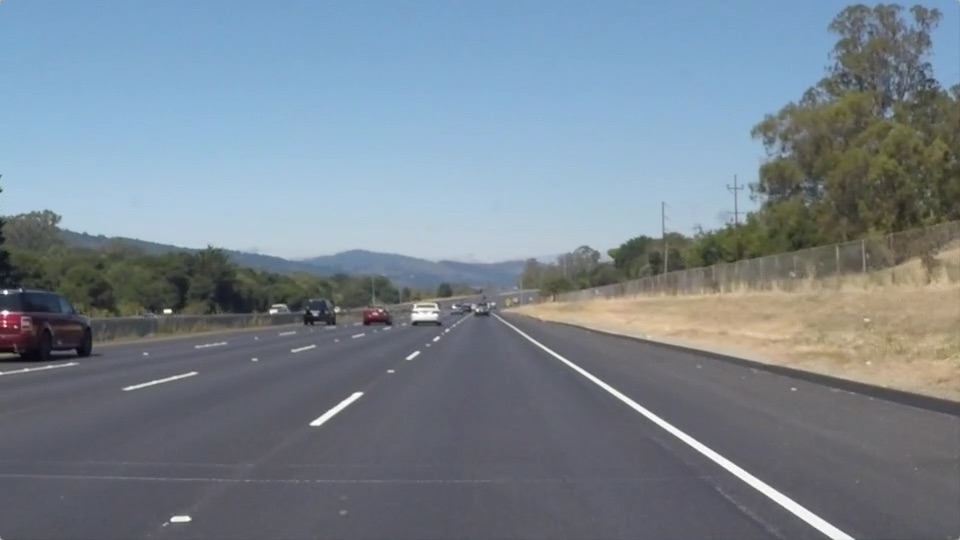
#> input picture test_images/solidWhiteRight.jpg, 960 x 540 px
$ jupyter execute --allow-errors P1.ipynb   (shell and % lines are left out)
#> lines starting #> are read from the running program, lines starting #| are printed output that depends on the picture; after the words box and inside, x2 and y2 are one past the last pixel; in counts of white or black regions, pixels touching at a corner belong together
# Self-Driving Car Engineer Nanodegree

## Project: **Finding Lane Lines on the Road**
***
In this project, you will use the tools you learned about in the lesson to identify lane lines on the road.  You can develop your pipeline on a series of individual images, and later apply the result to a video stream (really just a series of images). Check out the video clip "raw-lines-example.mp4" (also contained in this repository) to see what the output should look like after using the helper functions below.

Once you have a result that looks roughly like "raw-lines-example.mp4", you'll need to get creative and try to average and/or extrapolate the line segments you've detected to map out the full extent of the lane lines.  You can see an example of the result you're going for in the video "P1_example.mp4".  Ultimately, you would like to draw just one line for the left side of the lane, and one for the right.

In addition to implementing code, there is a brief writeup to complete. The writeup should be completed in a separate file, which can be either a markdown file or a pdf document. There is a [write up template](https://github.com/udacity/CarND-LaneLines-P1/blob/master/writeup_template.md) that can be used to guide the writing process. Completing both the code in the Ipython notebook and the writeup template will cover all of the [rubric points](https://review.udacity.com/#!/rubrics/322/view) for this project.

---
Let's have a look at our first image called 'test_images/solidWhiteRight.jpg'.  Run the 2 cells below (hit Shift-Enter or the "play" button above) to display the image.

**Note: If, at any point, you encounter frozen display windows or other confounding issues, you can always start again with a clean slate by going to the "Kernel" menu above and selecting "Restart & Clear Output".**

---

**The tools you have are color selection, region of interest selection, grayscaling, Gaussian smoothing, Canny Edge Detection and Hough Tranform line detection.  You  are also free to explore and try other techniques that were not presented in the lesson.  Your goal is piece together a pipeline to detect the line segments in the image, then average/extrapolate them and draw them onto the image for display (as below).  Once you have a working pipeline, try it out on the video stream below.**

---

<figure>

 <figcaption>
 <p></p>
 <p style="text-align: center;"> Your output should look something like this (above) after detecting line segments using the helper functions below </p>
 </figcaption>
</figure>
 <p></p>
<figure>

 <figcaption>
 <p></p>
 <p style="text-align: center;"> Your goal is to connect/average/extrapolate line segments to get output like this</p>
 </figcaption>
</figure>

**Run the cell below to import some packages.  If you get an `import error` for a package you've already installed, try changing your kernel (select the Kernel menu above --> Change Kernel).  Still have problems?  Try relaunching Jupyter Notebook from the terminal prompt.  Also, consult the forums for more troubleshooting tips.**

## Import Packages

[cell 1]
#importing some useful packages
import matplotlib.pyplot as plt
import matplotlib.image as mpimg
import numpy as np
import cv2

## Read in an Image

[cell 2]
#reading in an image
image = mpimg.imread('test_images/solidWhiteRight.jpg')
#> image is the input picture: shape (540, 960, 3); mean R, G, B 120.3, 132.6, 143.7

#printing out some stats and plotting
print('This image is:', type(image), 'with dimensions:', image.shape)
#| This image is: <class 'numpy.ndarray'> with dimensions: (540, 960, 3)
plt.imshow(image)  # if you wanted to show a single color channel image called 'gray',
                   #for example, call as plt.imshow(gray, cmap='gray')

## Ideas for Lane Detection Pipeline

**Some OpenCV functions (beyond those introduced in the lesson) that might be useful for this project are:**

`cv2.inRange()` for color selection
`cv2.fillPoly()` for regions selection
`cv2.line()` to draw lines on an image given endpoints
`cv2.addWeighted()` to coadd / overlay two images
`cv2.cvtColor()` to grayscale or change color
`cv2.imwrite()` to output images to file
`cv2.bitwise_and()` to apply a mask to an image

**Check out the OpenCV documentation to learn about these and discover even more awesome functionality!**

## Helper Functions

Below are some helper functions to help get you started. They should look familiar from the lesson!

[cell 3]
import math

# [7 lines left out: function grayscale, not called in this run]
    # Or use BGR2GRAY if you read an image with cv2.imread()
    # return cv2.cvtColor(img, cv2.COLOR_BGR2GRAY)

def canny(img, low_threshold, high_threshold):
    """Applies the Canny transform"""
    return cv2.Canny(img, low_threshold, high_threshold)

def gaussian_blur(img, kernel_size):
    """Applies a Gaussian Noise kernel"""
    return cv2.GaussianBlur(img, (kernel_size, kernel_size), 0)

def region_of_interest(img, vertices):
    """
    Applies an image mask.

    Only keeps the region of the image defined by the polygon
    formed from `vertices`. The rest of the image is set to black.
    """
    #defining a blank mask to start with
    mask = np.zeros_like(img)

    #defining a 3 channel or 1 channel color to fill the mask with depending on the input image
    if len(img.shape) > 2:
        channel_count = img.shape[2]  # i.e. 3 or 4 depending on your image
        ignore_mask_color = (255,) * channel_count
    else:
        ignore_mask_color = 255

    #filling pixels inside the polygon defined by "vertices" with the fill color
    cv2.fillPoly(mask, vertices, ignore_mask_color)

    #returning the image only where mask pixels are nonzero
    masked_image = cv2.bitwise_and(img, mask)
    return masked_image

def draw_lines(img, lines, color=[255, 0, 0], thickness=3):
    """
    NOTE: this is the function you might want to use as a starting point once you want to
    average/extrapolate the line segments you detect to map out the full
    extent of the lane (going from the result shown in raw-lines-example.mp4
    to that shown in P1_example.mp4).

    Think about things like separating line segments by their
    slope ((y2-y1)/(x2-x1)) to decide which segments are part of the left
    line vs. the right line.  Then, you can average the position of each of
    the lines and extrapolate to the top and bottom of the lane.

    This function draws `lines` with `color` and `thickness`.
    Lines are drawn on the image inplace (mutates the image).
    If you want to make the lines semi-transparent, think about combining
    this function with the weighted_img() function below
    """
    for line in lines:
        for x1,y1,x2,y2 in line:
            cv2.line(img, (x1, y1), (x2, y2), color, thickness)

# [10 lines left out: function hough_lines, not called in this run]

# Python 3 has support for cool math symbols.

def weighted_img(img, initial_img, α=0.8, β=1., λ=0.):
    """
    `img` is the output of the hough_lines(), An image with lines drawn on it.
    Should be a blank image (all black) with lines drawn on it.

    `initial_img` should be the image before any processing.

    The result image is computed as follows:

    initial_img * α + img * β + λ
    NOTE: initial_img and img must be the same shape!
    """
    return cv2.addWeighted(initial_img, α, img, β, λ)

# Auxiliary Functions

**Function name:** `color_selection()`
- Description: This function is used to convert the image from RGB color space to HLS [(RGB<->HLS)](http://opencv-python-tutroals.readthedocs.io/en/latest/py_tutorials/py_imgproc/py_colorspaces/py_colorspaces.html)
- Inputs:
    * `image`: colored input image
- Outputs:
    * `out_hls_image`: output image in HLS color-space

**Function name:** `moving_average()`
- Description: This function performs a simple moving average [(SMA)](https://en.wikipedia.org/wiki/Moving_average) of the input data within a given window
- Inputs:
    * `mean_value`: current mean value to be added to the sum
    * `mov_av_accu`: accumulator that stores the mean values at each run
    * `moving_average_window`: number of samples that provide the average at each run
- Outputs:
    * `mov_av_out`: mean value of the moving window

**Function name:** `average_lines()`
- Description: This function is used to average a set of lines. It separates them according to
    their slope sign to left and right lines and outputs the mean value of their
    respective slopes and intercepts. The function offers the choice of performing a
    moving average via 'moving_average_flag'
- Inputs:
    * `lines`: input lines to be averaged
    * `moving_average_flag`: flag to denote whether the output will be a simple or a moving average
- Outputs:
    * `out_slopes_intercepts`: slopes and intercepts of both lines

**Function name:** `extrapolate_line()`
- Description: This function is used to extrapolate a line of a specific slope and intercept within a specified Y-range
- Inputs:
    * `y_range`: denotes the range within minimum and maximum y `[y_bottom, y_top]`
    * `slope_intercept`: slope and intercept of the extrapolated line
- Outputs:
    * Extrapolated line: `[initial_point, end_point]`

**Function name:** `draw_extrapolated_lines()`
- Description: This function is used to draw the extrapolated lines within the specified Y-range
- Inputs:
    * `image`: image to which the extrapolated lines will be drawn
    * `lines`: extrapolated lines to be drawn `[x1, y1, x2, y2]`
    * `y_range`: range `[y_bottom, y_top]` in which the extrapolated lines will be drawn
- Outputs:
    * `combined_image`: combination of input image and extrapolated lines


[cell 4]
def color_selection(image):
    """
    This function is used to convert the image from RGB color space to HLS
    """
    # Change colorspace of the input image: from RGB to HLS
    hls_image = cv2.cvtColor(image, cv2.COLOR_RGB2HLS)

    # Define range of white and yellow color in HLS
    lower_white = np.array([20,200,0], dtype=np.uint8)
    upper_white = np.array([255,255,255], dtype=np.uint8)
    lower_yellow = np.array([10,50,100], dtype=np.uint8)
    upper_yellow = np.array([100,255,255], dtype=np.uint8)

    # Threshold the hls image to get the desired colors
    white_mask = cv2.inRange(hls_image, lower_white, upper_white)
    yellow_mask = cv2.inRange(hls_image, lower_yellow, upper_yellow)

    # Bitwise-OR both masks
    white_yellow_mask = cv2.bitwise_or(white_mask, yellow_mask)

    # Bitwise-AND masks and original image
    out_hls_image = cv2.bitwise_and(image, image, mask = white_yellow_mask)

    return out_hls_image

def moving_average(mean_value, mov_av_accu, moving_average_window):
    """
    This function performs a simple moving average (SMA) of the input data within
    a given window
    """
    # Append mean value to the accumulation list
    if mean_value is not None:               # if mean value for this run exists
        mov_av_accu.append(mean_value)       # append mean value
    else:                                    # else
        mov_av_accu.append(mov_av_accu[-1])  # append previous mean av. value

    # Get accumulator dimension (samples nr. should be less than moving average window)
    n = np.shape(mov_av_accu)

    # If samples nr. is more than moving average window pop sample
    if n[0] > moving_average_window:
        mov_av_accu.pop(0)

    # Calculate average of the moving window
    mov_av_out = np.mean(mov_av_accu, axis = 0)

    return mov_av_out

def average_lines(lines, moving_average_flag = 0):
    """
    This function is used to average a set of lines. It separates them according to
    their slope sign to left and right lines and outputs the mean value of their
    respective slopes and intercepts. The function offers the choise of performing a
    moving average via 'moving_average_flag'
    """
    # Initialize local variables/arrays
    left_slopes_intercepts = []
    right_slopes_intercepts = []
    left_length = 0
    right_length = 0

    # Separate Right and Left lines according to their slope
    for line in lines:
        for x1,y1,x2,y2 in line:

            # Calculate slope, intercept and line length
            slope = ((y2-y1)/(x2-x1))
            intercept = (y1-((y2-y1)/(x2-x1))*x1)
            line_length = math.sqrt((x2-x1)**2 + (y2-y1)**2)

            # Calculate weighted values of slope and intercept
            # Multiplication with `line_length` gives importance to the larger line segments
            weighted_slope_intercept = [slope*line_length, intercept*line_length]

            # Separate lines
            if x1 == x2:
                continue
            if (slope > 0 and line_length is not 0):
                left_slopes_intercepts.append(weighted_slope_intercept)
                left_length = left_length + line_length
            elif (slope < 0 and line_length is not 0):
                right_slopes_intercepts.append(weighted_slope_intercept)
                right_length = right_length + line_length
            else:
                continue

    # Transform slope-intercept (si) lists into arrays
    left_si_array = np.array(left_slopes_intercepts)
    right_si_array = np.array(right_slopes_intercepts)

    # Calculate left line slope and intercept mean values
    if left_length:  # Avoid division by zero
        left_si_mean_value = np.sum(left_si_array, axis=0)/left_length
    else:
        left_si_mean_value = None

    # Calculate right line slope and intercept mean values
    if right_length: # Avoid division by zero
        right_si_mean_value = np.sum(right_si_array, axis=0)/right_length
    else:
        right_si_mean_value = None

    # Perform moving average in case it is requested (default moving_average_flag = 0)
    if moving_average_flag:
        # Choose moving average window
        mov_av_window = 5
        # Moving average for left line
        left_si_mov_av = moving_average(left_si_mean_value, left_mov_av_accu, mov_av_window)
        # Moving average for right line
        right_si_mov_av = moving_average(right_si_mean_value, right_mov_av_accu, mov_av_window)
        # Save calculated mean average slope-intersept value to output array
        out_slopes_intercepts = np.append([left_si_mov_av],[right_si_mov_av],axis = 0)
    else:
        # Save calculated mean slope-intersept value to output array
        out_slopes_intercepts = np.append([left_si_mean_value],[right_si_mean_value],axis = 0)

    return out_slopes_intercepts

def extrapolate_line(y_range, slope_intercept):
    """
    This function is used to extrapolate a line of a specific slope and intercept within a
    specified region of interest (y_range)
    """
    # Derive minimum and maximum y from y_range
    y_bottom = y_range[0]
    y_top = y_range[1]

    # Extract slope and intercept
    slope, intercept = slope_intercept

    # Find the ini and end point of the extrapolated line
    y_ini = y_bottom
    x_ini = (y_ini - intercept)/slope
    y_end = y_top
    x_end = (y_end - intercept)/slope

    return [[int(x_ini), int(y_ini), int(x_end), int(y_end)]]

def draw_extrapolated_lines(img, lines, y_range):
    """
    This function is used to draw the extrapolated lines whithin the specified region of interest
    """

    # Create an empty image to draw lines to
    line_img = np.zeros_like(img)

    # Get slopes and intercepts as resulted from the line averaging
    all_slopes_intercepts = average_lines(lines,1)

    # Extrapolate lines within the region of interest
    for slope_intercept in all_slopes_intercepts:
        if slope_intercept.all():
            extrapolated_lines = extrapolate_line(y_range, slope_intercept)
        else:
            extrapolated_lines = None

        # Draw extrapolated lines
        if extrapolated_lines is not None:
            draw_lines(line_img, [extrapolated_lines])

    # Draw the lines on the edge image
    combined_image = weighted_img(line_img, img, 0.8, 1, 0)

    return combined_image

## Test Images

Build your pipeline to work on the images in the directory "test_images"
**You should make sure your pipeline works well on these images before you try the videos.**

[cell 5]
import os
figlist = os.listdir("test_images/")
print(figlist)

## Build a Lane Finding Pipeline

Build the pipeline and run your solution on all test_images. Make copies into the `test_images_output` directory, and you can use the images in your writeup report.

Try tuning the various parameters, especially the low and high Canny thresholds as well as the Hough lines parameters.

## Pipeline function

**Function name:** `draw_lane_lines()`
- Description: This is the main pipeline used to draw lane lines into a given image.
    It involves the following steps:
    * Perform color selection
    * Perform gaussian smoothing
    * Perform canny edge detection
    * Create masked edges
    * Perform Hough transform on edge detected image
    * Draw extrapolated lines
- Inputs:
    * `image`: colored input image
- Outputs:
    * `lane_line_image`: output image with drawn lane lines

[cell 6]
def draw_lane_lines(image):
    """
    This is the main pipeline used to draw lane lines into a given image.
    It involves the following steps:
    * Perform color selection
    * Perform gaussian smoothing
    * Perform canny edge detection
    * Create masked edges
    * Perform Hough transform on edge detected image
    * Draw extrapolated lines
    """
    # Image process parameters:
    # Gaussian smoothing parameters
    kernel_size = 3
    # Canny edge detection parameters
    low_threshold = 40
    high_threshold = 100
    # Hough transform parameters
    rho = 1
    theta = np.pi/180
    threshold = 5
    min_line_len = 15
    max_line_gap = 3

    # Create a blank image to draw lines on
    line_image = np.copy(image)*0
    imshape = image.shape

    # Define region of interest
    y_bottom = imshape[0]
    y_top = int(imshape[0]/1.5)
    left_bottom = [0, y_bottom]
    right_bottom = [imshape[1], y_bottom]
    left_top = [int(imshape[1]/2.4), y_top]
    right_top = [int(imshape[1]/1.6), y_top]
    vertices = np.array([[left_bottom, left_top, right_top, right_bottom]],dtype=np.int32)
    # Define y_range:
    y_range = [y_bottom, y_top]

    # Perform color selection
    cs_image = color_selection(image)

    # Perform gaussian smoothing
    blur_cs_image = cv2.GaussianBlur(cs_image,(kernel_size, kernel_size), 0)

    # Perform canny edge detection
    edges_image = cv2.Canny(blur_cs_image, low_threshold, high_threshold)

    # Create masked edges
    masked_edges_image = region_of_interest(edges_image, vertices)

    # Run Hough on edge detected image
    hough_lines = cv2.HoughLinesP(masked_edges_image, rho, theta, threshold, np.array([]), min_line_len, max_line_gap)

    # Draw extrapolated lines
    lane_line_image = draw_extrapolated_lines(image, hough_lines, y_range)

    return lane_line_image

[cell 7]
# Create an output directory to save the generated images
if os.path.exists('out')==False:
    os.mkdir('out')

for images in figlist:
    # Initialize empty accumulators to save the iteration results of the averaging
    left_mov_av_accu =[]
    right_mov_av_accu = []

    image = mpimg.imread(str('test_images/' + images))
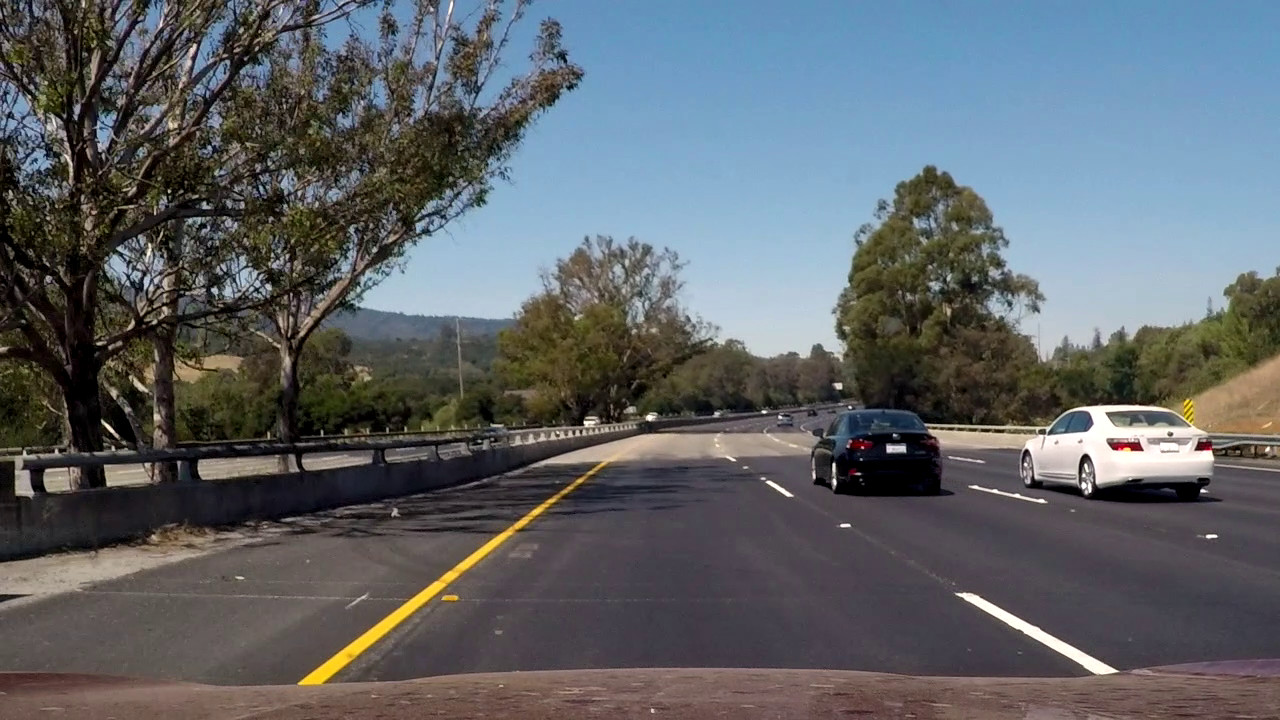
#> input picture test_images/challenge1.jpg, 1280 x 720 px
#> image is the input picture: shape (720, 1280, 3); mean R, G, B 94.7, 99.4, 103.7
    imshape = image.shape

    combined_image = draw_lane_lines(image)
#> in color_selection, `white_mask = cv2.inRange(hls_image, lower_white, upper_white)`:
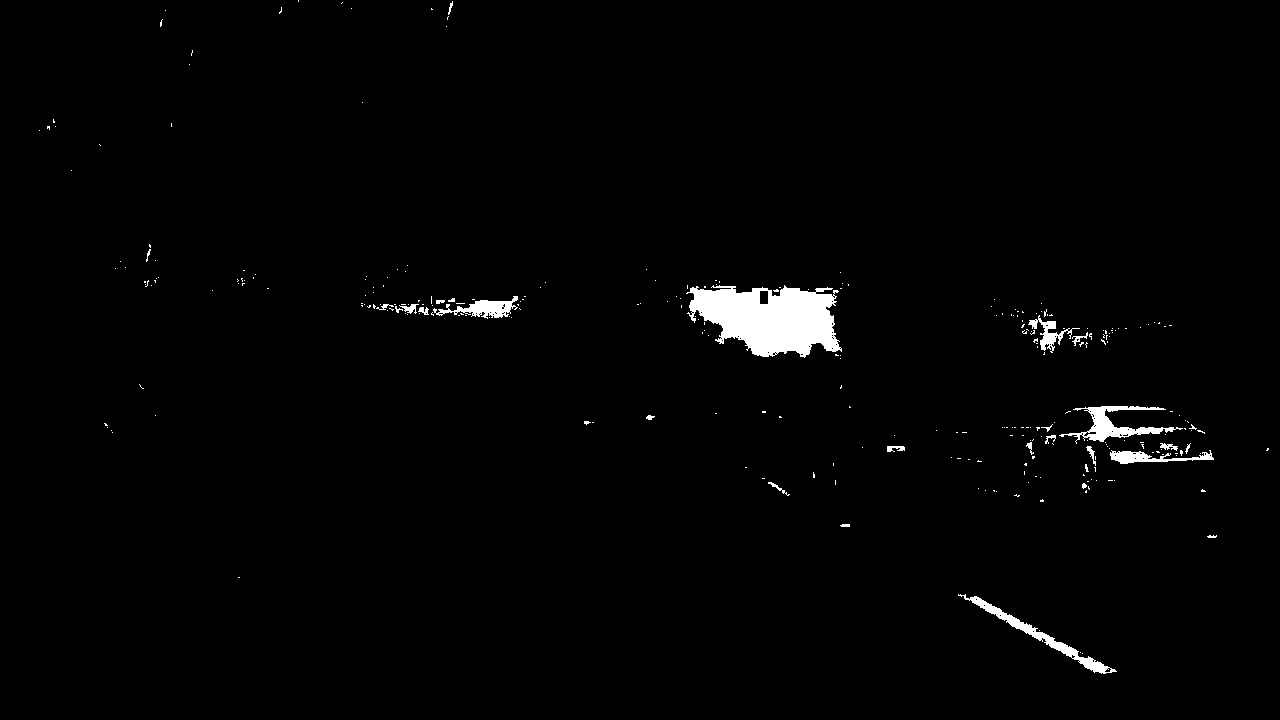
#> white_mask: shape (720, 1280); 1.5% white; 290 white regions (263 under 20 px), largest, box (x1, y1, x2, y2) and area: (686, 285, 842, 358) 7555, (1059, 406, 1183, 444) 1368, (958, 594, 1117, 674) 1311
#> (the rest of the program and of its run is left out)
